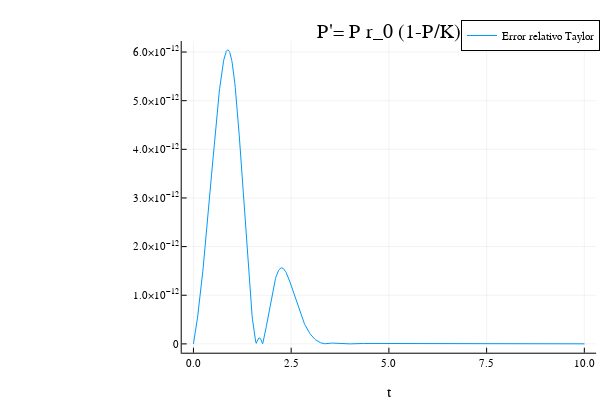

Notebook cell for this chart:
### Code cell
plot(t,ErrTaylor2,label = "Error relativo Taylor",title = "P'= P r_0 (1-P/K)", xlabel = "t")

### Figure 1 — Plotly figure (JSON) as saved in the notebook; plotly's stock layout.template omitted (floating-point values rounded to 4 significant figures; data arrays with more than 128 entries replaced by an {"elided": "..."} marker saying what was removed)
{"data": [{"colorbar": {"title": ""}, "legendgroup": "Error relativo Taylor", "line": {"color": "rgba(0, 154, 250, 1.000)", "dash": "solid", "shape": "linear", "width": 1}, "mode": "lines", "name": "Error relativo Taylor", "showlegend": true, "type": "scatter", "x": {"elided": "1001 float values"}, "xaxis": "x", "y": {"elided": "1001 float values"}, "yaxis": "y", "zmax": null, "zmin": null}], "layout": {"annotations": [{"font": {"color": "rgba(0, 0, 0, 1.000)", "family": "sans-serif", "size": 20}, "rotation": 0, "showarrow": false, "text": "P'= P r_0 (1-P/K)", "x": 0.6481, "xanchor": "center", "xref": "paper", "y": 1, "yanchor": "top", "yref": "paper"}], "height": 400, "legend": {"bgcolor": "rgba(255, 255, 255, 1.000)", "bordercolor": "rgba(0, 0, 0, 1.000)", "borderwidth": 1, "font": {"color": "rgba(0, 0, 0, 1.000)", "family": "sans-serif", "size": 11}, "title": {"font": {"color": "rgba(0, 0, 0, 1.000)", "family": "sans-serif", "size": 15}, "text": ""}, "tracegroupgap": 0, "traceorder": "normal", "x": 1, "xanchor": "auto", "y": 1, "yanchor": "auto"}, "margin": {"b": 20, "l": 0, "r": 0, "t": 20}, "paper_bgcolor": "rgba(255, 255, 255, 1.000)", "plot_bgcolor": "rgba(255, 255, 255, 1.000)", "showlegend": true, "width": 600, "xaxis": {"anchor": "y", "domain": [0.3029, 0.9934], "gridcolor": "rgba(0, 0, 0, 0.100)", "gridwidth": 0.5, "linecolor": "rgba(0, 0, 0, 1.000)", "mirror": false, "range": [-0.3, 10.3], "showgrid": true, "showline": true, "showticklabels": true, "tickangle": 0, "tickcolor": "rgb(0, 0, 0)", "tickfont": {"color": "rgba(0, 0, 0, 1.000)", "family": "sans-serif", "size": 11}, "tickmode": "array", "ticks": "inside", "ticktext": ["0.0", "2.5", "5.0", "7.5", "10.0"], "tickvals": [0, 2.5, 5, 7.5, 10], "title": "t", "titlefont": {"color": "rgba(0, 0, 0, 1.000)", "family": "sans-serif", "size": 15}, "type": "-", "visible": true, "zeroline": false, "zerolinecolor": "rgba(0, 0, 0, 1.000)"}, "yaxis": {"anchor": "x", "domain": [0.07581, 0.9415], "gridcolor": "rgba(0, 0, 0, 0.100)", "gridwidth": 0.5, "linecolor": "rgba(0, 0, 0, 1.000)", "mirror": false, "range": [-1.813e-13, 6.226e-12], "showgrid": true, "showline": true, "showticklabels": true, "tickangle": 0, "tickcolor": "rgb(0, 0, 0)", "tickfont": {"color": "rgba(0, 0, 0, 1.000)", "family": "sans-serif", "size": 11}, "tickmode": "array", "ticks": "inside", "ticktext": ["0", "1.0×10<sup>−12</sup>", "2.0×10<sup>−12</sup>", "3.0×10<sup>−12</sup>", "4.0×10<sup>−12</sup>", "5.0×10<sup>−12</sup>", "6.0×10<sup>−12</sup>"], "tickvals": [0, 1e-12, 2e-12, 3e-12, 4e-12, 5e-12, 6e-12], "title": "", "titlefont": {"color": "rgba(0, 0, 0, 1.000)", "family": "sans-serif", "size": 15}, "type": "-", "visible": true, "zeroline": false, "zerolinecolor": "rgba(0, 0, 0, 1.000)"}}}
